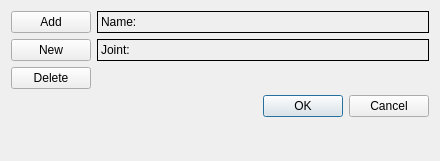
<?xml version="1.0" encoding="UTF-8"?>
<ui version="4.0">
 <class>Dialog</class>
 <widget class="QDialog" name="Dialog">
  <property name="geometry">
   <rect>
    <x>0</x>
    <y>0</y>
    <width>440</width>
    <height>161</height>
   </rect>
  </property>
  <property name="windowTitle">
   <string>Pose Popup</string>
  </property>
  <layout class="QFormLayout" name="formLayout">
   <item row="0" column="0">
    <widget class="QPushButton" name="pushButton">
     <property name="text">
      <string>Add</string>
     </property>
    </widget>
   </item>
   <item row="0" column="1">
    <widget class="QLabel" name="label">
     <property name="frameShape">
      <enum>QFrame::Panel</enum>
     </property>
     <property name="text">
      <string>Name:</string>
     </property>
    </widget>
   </item>
   <item row="1" column="0">
    <widget class="QPushButton" name="pushButton_2">
     <property name="text">
      <string>New</string>
     </property>
    </widget>
   </item>
   <item row="1" column="1">
    <widget class="QLabel" name="label_2">
     <property name="frameShape">
      <enum>QFrame::Panel</enum>
     </property>
     <property name="text">
      <string>Joint:</string>
     </property>
    </widget>
   </item>
   <item row="2" column="0">
    <widget class="QPushButton" name="pushButton_3">
     <property name="text">
      <string>Delete</string>
     </property>
    </widget>
   </item>
   <item row="3" column="1">
    <widget class="QDialogButtonBox" name="buttonBox">
     <property name="orientation">
      <enum>Qt::Horizontal</enum>
     </property>
     <property name="standardButtons">
      <set>QDialogButtonBox::Cancel|QDialogButtonBox::Ok</set>
     </property>
    </widget>
   </item>
  </layout>
 </widget>
 <resources/>
 <connections>
  <connection>
   <sender>buttonBox</sender>
   <signal>accepted()</signal>
   <receiver>Dialog</receiver>
   <slot>accept()</slot>
   <hints>
    <hint type="sourcelabel">
     <x>248</x>
     <y>254</y>
    </hint>
    <hint type="destinationlabel">
     <x>157</x>
     <y>274</y>
    </hint>
   </hints>
  </connection>
  <connection>
   <sender>buttonBox</sender>
   <signal>rejected()</signal>
   <receiver>Dialog</receiver>
   <slot>reject()</slot>
   <hints>
    <hint type="sourcelabel">
     <x>316</x>
     <y>260</y>
    </hint>
    <hint type="destinationlabel">
     <x>286</x>
     <y>274</y>
    </hint>
   </hints>
  </connection>
 </connections>
</ui>
